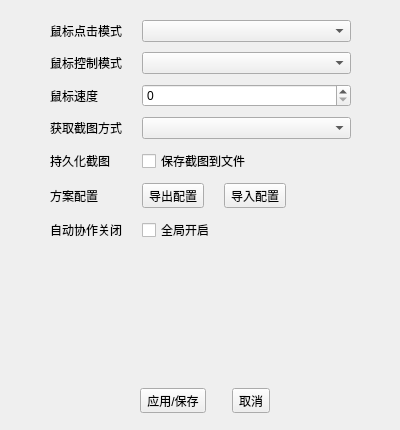
<?xml version="1.0" encoding="UTF-8"?>
<ui version="4.0">
 <class>SettingDialog</class>
 <widget class="QDialog" name="SettingDialog">
  <property name="geometry">
   <rect>
    <x>0</x>
    <y>0</y>
    <width>400</width>
    <height>430</height>
   </rect>
  </property>
  <property name="windowTitle">
   <string>设置</string>
  </property>
  <widget class="QWidget" name="horizontalLayoutWidget">
   <property name="geometry">
    <rect>
     <x>120</x>
     <y>385</y>
     <width>171</width>
     <height>31</height>
    </rect>
   </property>
   <layout class="QHBoxLayout" name="horizontalLayout">
    <item>
     <widget class="QToolButton" name="btnSave">
      <property name="text">
       <string>应用/保存</string>
      </property>
     </widget>
    </item>
    <item>
     <widget class="QToolButton" name="btnCancel">
      <property name="text">
       <string>取消</string>
      </property>
     </widget>
    </item>
   </layout>
  </widget>
  <widget class="QWidget" name="formLayoutWidget">
   <property name="geometry">
    <rect>
     <x>50</x>
     <y>20</y>
     <width>301</width>
     <height>287</height>
    </rect>
   </property>
   <layout class="QFormLayout" name="formLayout">
    <property name="horizontalSpacing">
     <number>20</number>
    </property>
    <property name="verticalSpacing">
     <number>10</number>
    </property>
    <item row="1" column="0">
     <widget class="QLabel" name="label">
      <property name="text">
       <string>鼠标控制模式</string>
      </property>
     </widget>
    </item>
    <item row="1" column="1">
     <widget class="QComboBox" name="mouseControlMode"/>
    </item>
    <item row="3" column="0">
     <widget class="QLabel" name="label_2">
      <property name="text">
       <string>获取截图方式</string>
      </property>
     </widget>
    </item>
    <item row="3" column="1">
     <widget class="QComboBox" name="screenshotMode"/>
    </item>
    <item row="2" column="0">
     <widget class="QLabel" name="label_3">
      <property name="text">
       <string>鼠标速度</string>
      </property>
     </widget>
    </item>
    <item row="2" column="1">
     <widget class="QSpinBox" name="mouseSpeed">
      <property name="maximum">
       <number>10</number>
      </property>
     </widget>
    </item>
    <item row="0" column="0">
     <widget class="QLabel" name="label_4">
      <property name="text">
       <string>鼠标点击模式</string>
      </property>
     </widget>
    </item>
    <item row="0" column="1">
     <widget class="QComboBox" name="mouseClickMode"/>
    </item>
    <item row="4" column="0">
     <widget class="QLabel" name="label_5">
      <property name="text">
       <string>持久化截图</string>
      </property>
     </widget>
    </item>
    <item row="4" column="1">
     <widget class="QCheckBox" name="persistScreenshot">
      <property name="text">
       <string>保存截图到文件</string>
      </property>
     </widget>
    </item>
    <item row="5" column="0">
     <widget class="QLabel" name="label_6">
      <property name="text">
       <string>方案配置</string>
      </property>
     </widget>
    </item>
    <item row="5" column="1">
     <layout class="QHBoxLayout" name="configIoLayout">
      <property name="spacing">
       <number>20</number>
      </property>
      <item>
       <widget class="QToolButton" name="configExportBtn">
        <property name="toolTip">
         <string>导出当前全部方案配置到文件</string>
        </property>
        <property name="text">
         <string>导出配置</string>
        </property>
       </widget>
      </item>
      <item>
       <widget class="QToolButton" name="configImportBtn">
        <property name="toolTip">
         <string>从文件导入方案配置（导入前自动备份当前配置）</string>
        </property>
        <property name="text">
         <string>导入配置</string>
        </property>
       </widget>
      </item>
     </layout>
    </item>
    <item row="6" column="0">
     <widget class="QLabel" name="label_7">
      <property name="toolTip">
       <string>开启后任务运行期间所有识别点击失败时自动扫协作邀请弹窗并关闭后重试一次（影响全部方案与步骤，步骤内勾选仍可单独生效）</string>
      </property>
      <property name="text">
       <string>自动协作关闭</string>
      </property>
     </widget>
    </item>
    <item row="6" column="1">
     <widget class="QCheckBox" name="globalAutoCancelCollab">
      <property name="toolTip">
       <string>开启后任务运行期间所有识别点击失败时自动扫协作邀请弹窗并关闭后重试一次（影响全部方案与步骤，步骤内勾选仍可单独生效）</string>
      </property>
      <property name="text">
       <string>全局开启</string>
      </property>
     </widget>
    </item>
   </layout>
  </widget>
 </widget>
 <resources/>
 <connections/>
</ui>
